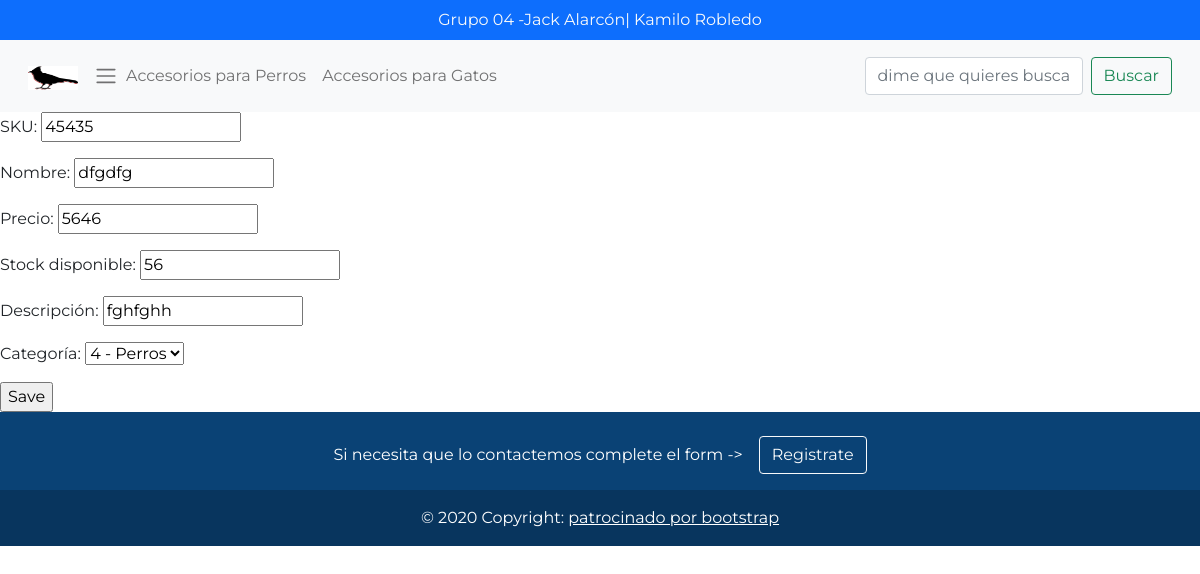
Page /registros/product/edit/5/ on the committed database.
### core/models.py (models this page shows, shortened)
class Product(models.Model):
    sku = models.CharField('SKU', max_length=50)
    name = models.CharField('Nombre', max_length=50)
    price = models.CharField('Precio', max_length=50)
    stock = models.CharField('Stock disponible', max_length=50)
    desc = models.CharField('Descripción', max_length=50)
    category = models.ForeignKey(
        Category, on_delete=models.CASCADE, verbose_name='Categoría')
    class Meta:
        verbose_name = ("Producto")
        verbose_name_plural = ("Productos")

class Category(models.Model):
    name = models.CharField('Nombre', max_length=50)
    class Meta:
        verbose_name = ("Categoría")
        verbose_name_plural = ("Categorías")
    def __str__(self):
        return f'{self.id} - {self.name}'

### core/views.py (the view)
class EditProductView(UpdateView):
    model = Product
    form_class = ProductForm
    template_name = 'products/edit_product.html'
    success_url = reverse_lazy('list_products')

### core/forms.py
class ProductForm(forms.ModelForm):
    class Meta:
        model = Product
        fields = "__all__"

### templates/products/edit_product.html
{% extends 'index.html' %} {% load static %} {% block main %}
<form method="post">
  {% csrf_token %} {{ form.as_p }}
  <input type="submit" value="Save" />
</form>
{% endblock %}

### static/styles.css (style rules this page uses)
body { font-family: 'Montserrat', sans-serif; overflow-x: hidden; }

### rows in the picture
Product: sku "45435", name "dfgdfg", price "5646", stock "56", desc "fghfghh", category "4 - Perros"
